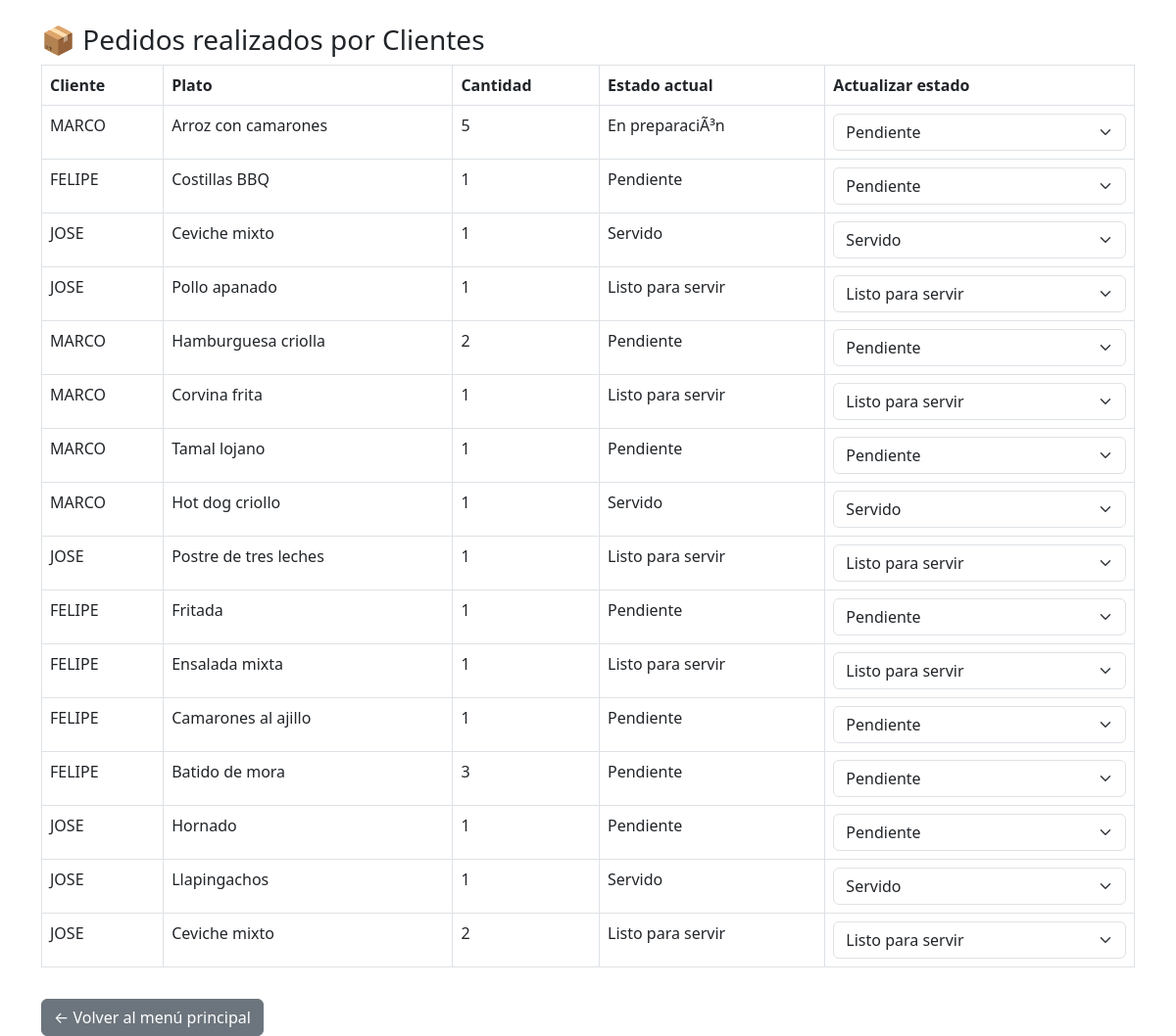
/vista/pedidos_camarero.php (signed in), run on the app's committed database.
### tables this page shows
CREATE TABLE `pedidos_camarero` (
  `id` int(11) NOT NULL,
  `nombre_cliente` varchar(100) NOT NULL,
  `nombre_camarero` varchar(100) NOT NULL,
  `nombre_plato` varchar(100) NOT NULL,
  `cantidad` int(11) NOT NULL,
  `estado` varchar(50) DEFAULT 'Pendiente',
  `fecha_pedido` datetime DEFAULT current_timestamp()
);

### vista/pedidos_camarero.php (the view, shortened to what this page needs)
<?php
require_once("../config/conexion.php");
$pedidos = $conexion->query("SELECT id, nombre_cliente AS nombre_usuario, nombre_plato, cantidad, estado FROM pedidos_camarero ORDER BY fecha_pedido DESC");
?>
<!DOCTYPE html>
<html lang="es">
<head>
  <link href="https://cdn.jsdelivr.net/npm/bootstrap@5.3.0/dist/css/bootstrap.min.css" rel="stylesheet"/>
</head>
<body>
<div class="container mt-4">
  <h3>📦 Pedidos realizados por Clientes</h3>
  <?php if ($pedidos->num_rows === 0): ?>
    <p>No hay pedidos realizados por los clientes aún.</p>
  <?php else: ?>
    <table class="table table-bordered">
      <thead>
        <tr>
          <th>Cliente</th>
          <th>Plato</th>
          <th>Cantidad</th>
          <th>Estado actual</th>
          <th>Actualizar estado</th>
        </tr>
      </thead>
      <tbody>
        <?php while ($pedido = $pedidos->fetch_assoc()): ?>
          <tr>
            <td><?= htmlspecialchars($pedido['nombre_usuario']) ?></td>
            <td><?= htmlspecialchars($pedido['nombre_plato']) ?></td>
            <td><?= $pedido['cantidad'] ?></td>
            <td><?= $pedido['estado'] ?></td>
            <td>
              <form method="POST" style="margin-bottom:0;">
                <select name="estado" class="form-select" onchange="this.form.submit()">
                  <?php
                  $estados = ['Pendiente', 'En preparación', 'Listo para servir', 'Servido'];
                  foreach ($estados as $estado) {
                      $selected = ($estado == $pedido['estado']) ? 'selected' : '';
                      echo "<option value='$estado' $selected>$estado</option>";
                  }
                  ?>
                </select>
              </form>
            </td>
          </tr>
        <?php endwhile; ?>
      </tbody>
    </table>
  <?php endif; ?>
  <a href="dashboard.php" class="btn btn-secondary mt-3">← Volver al menú principal</a>
</div>
</body>
</html>

### data on the page
pedidos_camarero: nombre_cliente "MARCO", nombre_plato "Arroz con camarones", cantidad "5", estado "En preparaciÃ³n"
pedidos_camarero: nombre_cliente "FELIPE", nombre_plato "Costillas BBQ", cantidad "1", estado "Pendiente"
pedidos_camarero: nombre_cliente "JOSE", nombre_plato "Ceviche mixto", cantidad "1", estado "Servido"
pedidos_camarero: nombre_cliente "JOSE", nombre_plato "Pollo apanado", cantidad "1", estado "Listo para servir"
pedidos_camarero: nombre_cliente "MARCO", nombre_plato "Hamburguesa criolla", cantidad "2", estado "Pendiente"
pedidos_camarero: nombre_cliente "MARCO", nombre_plato "Corvina frita", cantidad "1", estado "Listo para servir"
pedidos_camarero: nombre_cliente "MARCO", nombre_plato "Tamal lojano", cantidad "1", estado "Pendiente"
pedidos_camarero: nombre_cliente "MARCO", nombre_plato "Hot dog criollo", cantidad "1", estado "Servido"
pedidos_camarero: nombre_cliente "JOSE", nombre_plato "Postre de tres leches", cantidad "1", estado "Listo para servir"
pedidos_camarero: nombre_cliente "FELIPE", nombre_plato "Fritada", cantidad "1", estado "Pendiente"
pedidos_camarero: nombre_cliente "FELIPE", nombre_plato "Ensalada mixta", cantidad "1", estado "Listo para servir"
pedidos_camarero: nombre_cliente "FELIPE", nombre_plato "Camarones al ajillo", cantidad "1", estado "Pendiente"
pedidos_camarero: nombre_cliente "FELIPE", nombre_plato "Batido de mora", cantidad "3", estado "Pendiente"
pedidos_camarero: nombre_cliente "JOSE", nombre_plato "Hornado", cantidad "1", estado "Pendiente"
pedidos_camarero: nombre_cliente "JOSE", nombre_plato "Llapingachos", cantidad "1", estado "Servido"
pedidos_camarero: nombre_cliente "JOSE", nombre_plato "Ceviche mixto", cantidad "2", estado "Listo para servir"

### other printed values
form field estado "Pendiente"
form field estado "Servido"
form field estado "Listo para servir"
